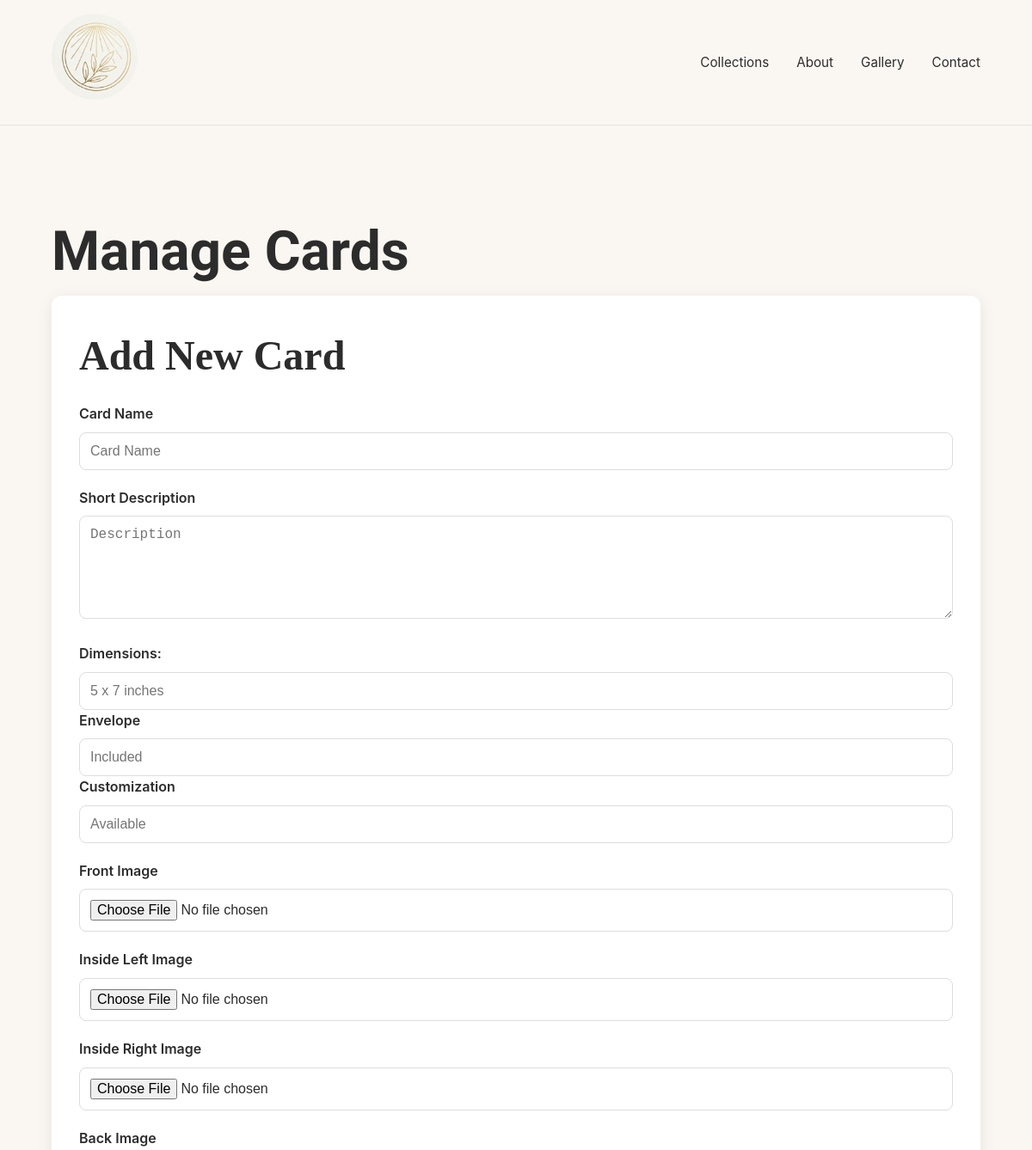
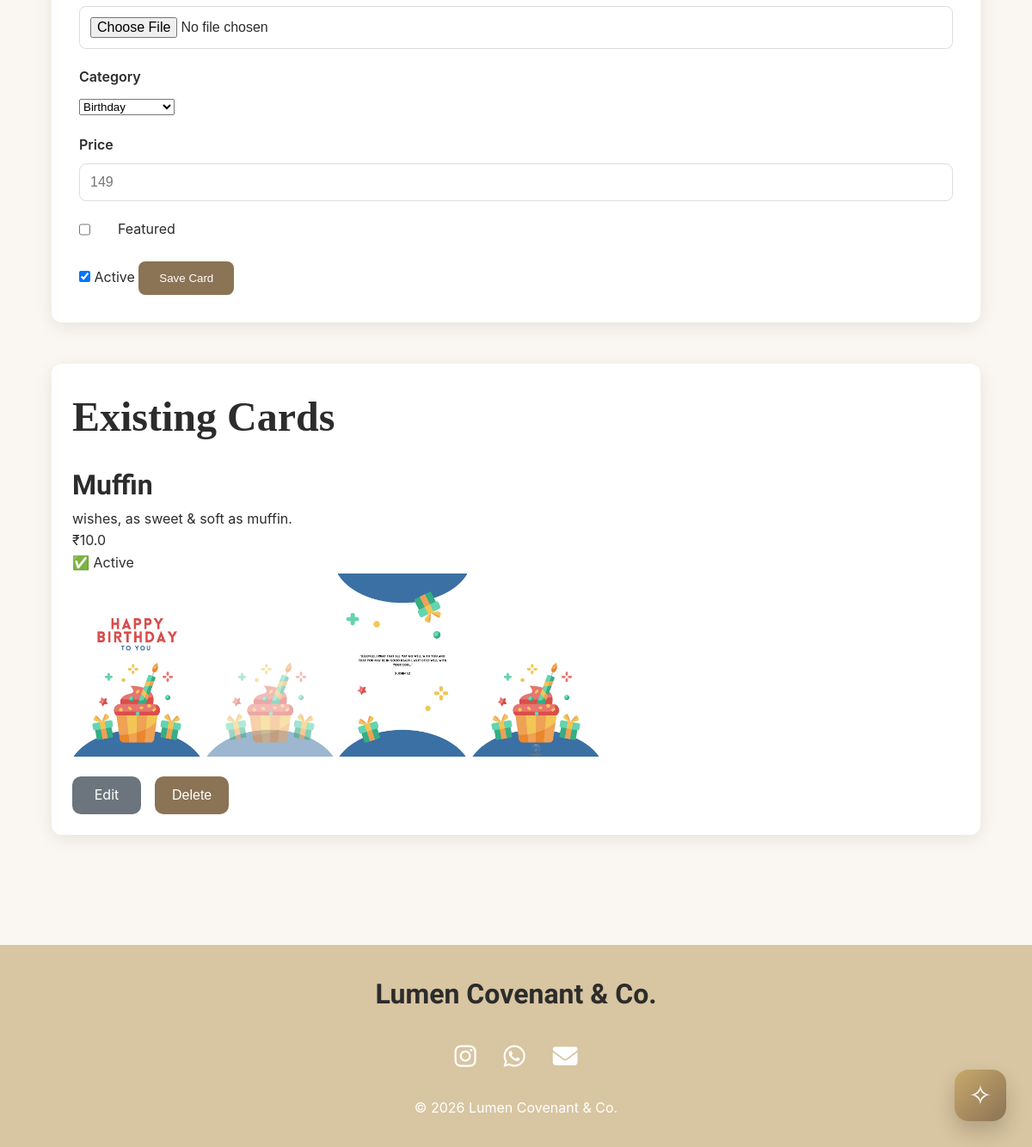
/admin/cards, run on the app's committed database (2 pictures, top to bottom).
### models.py (models this page shows)
class Card(db.Model):
    id = db.Column(db.Integer, primary_key=True)
    name = db.Column(db.String(100), nullable=False)
    category = db.Column(db.String(50), nullable=False)
    slug = db.Column(db.String(120), unique=True)
    description = db.Column(db.Text)
    dimensions = db.Column(db.String(100))
    envelope = db.Column(db.String(50))
    customization = db.Column(db.String(50))
    front_image = db.Column(db.String(255))
    inside_left_image = db.Column(db.String(255))
    inside_right_image = db.Column(db.String(255))
    back_image = db.Column(db.String(255))
    price = db.Column(db.Float, default=0)
    featured = db.Column(db.Boolean, default=False)
    active = db.Column(db.Boolean, default=True)
    created_at = db.Column(
        db.DateTime,
        default=datetime.now(timezone.utc)
    )

### app.py (the view, shortened to what this page needs)
@app.route("/admin/cards", methods=["GET", "POST"])
def admin_cards():
    cards = Card.query.all()
    collections = Collection.query.all()
    return render_template("admin/cards.html", cards=cards, collections=collections)

### templates/admin/cards.html (shortened to what this page needs)
{% extends 'base.html' %}
{% block content %}
<section class="container">
    <h1>Manage Cards</h1>
    <div class="admin-form-card">
        <h2>Add New Card</h2>
        <form method="POST" enctype="multipart/form-data">
            <div class="form-group">
                <label>Card Name</label>
                <input type="text" name="name" placeholder="Card Name" required>
            </div>
            <div class="form-group">
                <label>Short Description</label>
                <textarea name="description" placeholder="Description"></textarea>
            </div>
            <div class="form-group">
                <label>Dimensions:</label>
                <input type="text" name="dimensions" placeholder="5 x 7 inches">
                <label>Envelope</label>
                <input type="text" name="envelope" placeholder="Included">
                <label>Customization</label>
                <input type="text" name="customization" placeholder="Available">
            </div>
            <div class="form-group">
                <label>Front Image</label>
                <input type="file" name="front_image">
            </div>
            <div class="form-group">
                <label>Inside Left Image</label>
                <input type="file" name="inside_left_image">
            </div>
            <div class="form-group">
                <label>Inside Right Image</label>
                <input type="file" name="inside_right_image">
            </div>
            <div class="form-group">
                <label>Back Image</label>
                <input type="file" name="back_image">
            </div>
            <div class="form-group">
                <label>Category</label>
                <select name="category">
                    {% for collection in collections %}
                    <option value="{{ collection.name }}">
                        {{ collection.name }}
                    </option>
                    {% endfor %}
                </select>
            </div>
            <div class="form-group">
                <label>Price</label>
                <input type="number" step="0.01" name="price" placeholder="149">
            </div>
            <div class="checkbox-group">
                <input type="checkbox" name="featured">
                Featured
            </div>
            <label>
                <input type="checkbox" name="active" checked>
                Active
            </label>
            <button type="submit">
                Save Card
            </button>
        </form>
    </div>
    <div class="existing-cards">
        <h2>Existing Cards</h2>
        {% for card in cards %}
        <div class="card-item">
            <h3>{{ card.name }}</h3>
            <p>{{ card.description }}</p>
            <p> ₹{{ card.price }} </p>
            <div class="badges">
                {% if card.active %} ✅ Active {% else %} ❌ Inactive {% endif %}
            </div>
            <div class="image-grid">
                {% if card.front_image %}
                <img src="{{ url_for('static', filename='uploads/cards/' + card.front_image) }}" alt="Front">
                {% endif %}
                {% if card.inside_left_image %}
                <img src="{{ url_for('static', filename='uploads/cards/' + card.inside_left_image) }}"
                    alt="Inside Left">
                {% endif %}
                {% if card.inside_right_image %}
                <img src="{{ url_for('static', filename='uploads/cards/' + card.inside_right_image) }}"
                    alt="Inside Right">
                {% endif %}
                {% if card.back_image %}
                <img src="{{ url_for('static', filename='uploads/cards/' + card.back_image) }}" alt="Back">
                {% endif %}
            </div>
            <div class="card-actions">
                <a class="btn-edit" href="{{ url_for('edit_card', card_id=card.id) }}">
                    Edit
                </a>
                <form action="{{ url_for('delete_card', card_id=card.id) }}" method="POST">
                    <button class="btn-delete" type="submit" onclick="return confirm('Delete this card?');">
                        Delete
                    </button>
                </form>
            </div>
        </div>
        {% endfor %}
    </div>
</section>
{% endblock %}

### static/css/style.css (style rules this page uses)
* { margin: 0; padding: 0; box-sizing: border-box; }
html { scroll-behavior: smooth; }
body { font-family: 'Inter', sans-serif; color: #2c2c2c; background-color: #faf7f2; line-height: 1.6; }
:root { --cream: #faf7f2; --champagne: #e8dcc8; --taupe: #8b7355; --charcoal: #2c2c2c; --gold: #c8a96b; --white: #ffffff; }
h1, h2, h3, h4 { font-family: 'DM Serif Display'; font-weight: 600; color: var(--charcoal); }
h1 { font-family: 'Allura', cursive; font-size: 4rem; }
h2 { font-size: 3rem; margin-bottom: 1rem; }
h3 { font-family: 'Allura', cursive; font-size: 2rem; }
p { font-size: 1rem; }
a { text-decoration: none; color: inherit; }
.container { width: 90%; max-width: 1200px; margin: 0 auto; }
section { padding: 6rem 0; }
.card-item img { width: 150px; height: auto; }
.admin-form-card { background: white; padding: 2rem; border-radius: 12px; margin-bottom: 3rem; box-shadow: 0 5px 20px rgba(0, 0, 0, .08); }
.form-group { margin-bottom: 1rem; }
.form-group input, .form-group textarea { width: 100%; padding: 12px; border: 1px solid #ddd; border-radius: 8px; font-size: 1rem; }
.form-group textarea { min-height: 120px; }
.checkbox-group { display: flex; gap: 2rem; margin-bottom: 1.5rem; }
button { background: #8b7355; color: white; border: none; padding: 12px 24px; border-radius: 8px; cursor: pointer; }
.existing-cards { background: white; padding: 1.5rem; margin-bottom: 2rem; border-radius: 12px; box-shadow: 0 5px 20px rgba(0, 0, 0, .08); }
.form-group { margin-bottom: 1.25rem; }
.form-group label { display: block; margin-bottom: .5rem; font-weight: 600; }
.form-group input[type="text"], .form-group textarea { width: 100%; padding: 12px; border: 1px solid #ddd; border-radius: 8px; }
.form-group textarea { min-height: 120px; resize: vertical; }
.card-actions { display: flex; gap: 1rem; align-items: center; margin-top: 1rem; }
.card-actions form { margin: 0; }
.btn-edit, .btn-delete { display: inline-flex; align-items: center; justify-content: center; min-width: 80px; height: 44px; padding: 0 20px; border-radius: 10px; text-decoration: none; color: white; font-size: 1rem; border: none; cursor: pointer; }
.btn-edit { background-color: #6c757d; }

### data on the page
Card: name "Muffin", description "wishes, as sweet & soft as muffin.", price "10.0", active "✅ Active", front_image (picture), inside_left_image (picture), inside_right_image (picture), back_image (picture)

### other printed values
form field category "Birthday"
